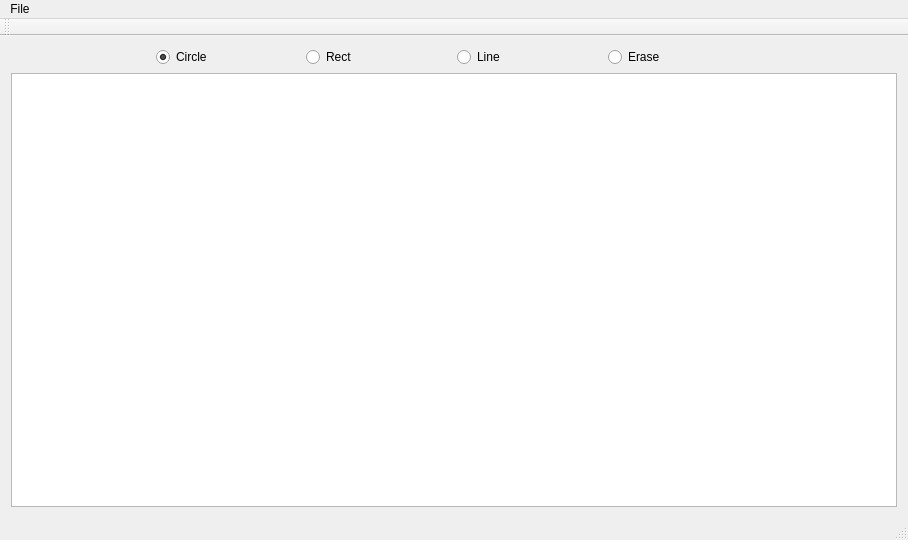
<?xml version="1.0" encoding="UTF-8"?>
<ui version="4.0">
 <class>MainWindow</class>
 <widget class="QMainWindow" name="MainWindow">
  <property name="geometry">
   <rect>
    <x>0</x>
    <y>0</y>
    <width>908</width>
    <height>540</height>
   </rect>
  </property>
  <property name="windowTitle">
   <string>MainWindow</string>
  </property>
  <widget class="QWidget" name="centralWidget">
   <layout class="QVBoxLayout" name="verticalLayout_2">
    <item>
     <layout class="QVBoxLayout" name="verticalLayout" stretch="0,0">
      <property name="sizeConstraint">
       <enum>QLayout::SetMaximumSize</enum>
      </property>
      <item>
       <layout class="QHBoxLayout" name="horizontalLayout" stretch="1,1,1,1,1,1">
        <property name="sizeConstraint">
         <enum>QLayout::SetNoConstraint</enum>
        </property>
        <item>
         <spacer name="horizontalSpacer">
          <property name="orientation">
           <enum>Qt::Horizontal</enum>
          </property>
          <property name="sizeHint" stdset="0">
           <size>
            <width>40</width>
            <height>20</height>
           </size>
          </property>
         </spacer>
        </item>
        <item>
         <widget class="QRadioButton" name="Circle">
          <property name="text">
           <string>Circle</string>
          </property>
          <property name="checked">
           <bool>true</bool>
          </property>
         </widget>
        </item>
        <item>
         <widget class="QRadioButton" name="Rect">
          <property name="text">
           <string>Rect</string>
          </property>
         </widget>
        </item>
        <item>
         <widget class="QRadioButton" name="Line">
          <property name="text">
           <string>Line</string>
          </property>
         </widget>
        </item>
        <item>
         <widget class="QRadioButton" name="eraseRadio">
          <property name="text">
           <string>Erase</string>
          </property>
         </widget>
        </item>
        <item>
         <spacer name="horizontalSpacer_2">
          <property name="orientation">
           <enum>Qt::Horizontal</enum>
          </property>
          <property name="sizeHint" stdset="0">
           <size>
            <width>40</width>
            <height>20</height>
           </size>
          </property>
         </spacer>
        </item>
       </layout>
      </item>
      <item>
       <widget class="QGraphicsView" name="graphicsView"/>
      </item>
     </layout>
    </item>
   </layout>
  </widget>
  <widget class="QMenuBar" name="menuBar">
   <property name="geometry">
    <rect>
     <x>0</x>
     <y>0</y>
     <width>908</width>
     <height>20</height>
    </rect>
   </property>
   <widget class="QMenu" name="menuGrappeuhBox">
    <property name="title">
     <string>File</string>
    </property>
    <addaction name="actionOpen_SVG"/>
    <addaction name="actionSave_SVG"/>
    <addaction name="separator"/>
    <addaction name="actionSend_to_API"/>
    <addaction name="separator"/>
    <addaction name="actionQuit"/>
   </widget>
   <addaction name="menuGrappeuhBox"/>
  </widget>
  <widget class="QToolBar" name="mainToolBar">
   <attribute name="toolBarArea">
    <enum>TopToolBarArea</enum>
   </attribute>
   <attribute name="toolBarBreak">
    <bool>false</bool>
   </attribute>
  </widget>
  <widget class="QStatusBar" name="statusBar"/>
  <action name="actionOpen_SVG">
   <property name="text">
    <string>Open SVG</string>
   </property>
  </action>
  <action name="actionSave_SVG">
   <property name="text">
    <string>Save SVG</string>
   </property>
  </action>
  <action name="actionSend_to_API">
   <property name="text">
    <string>Send to API</string>
   </property>
  </action>
  <action name="actionQuit">
   <property name="text">
    <string>Quit</string>
   </property>
  </action>
 </widget>
 <layoutdefault spacing="6" margin="11"/>
 <resources/>
 <connections/>
</ui>
